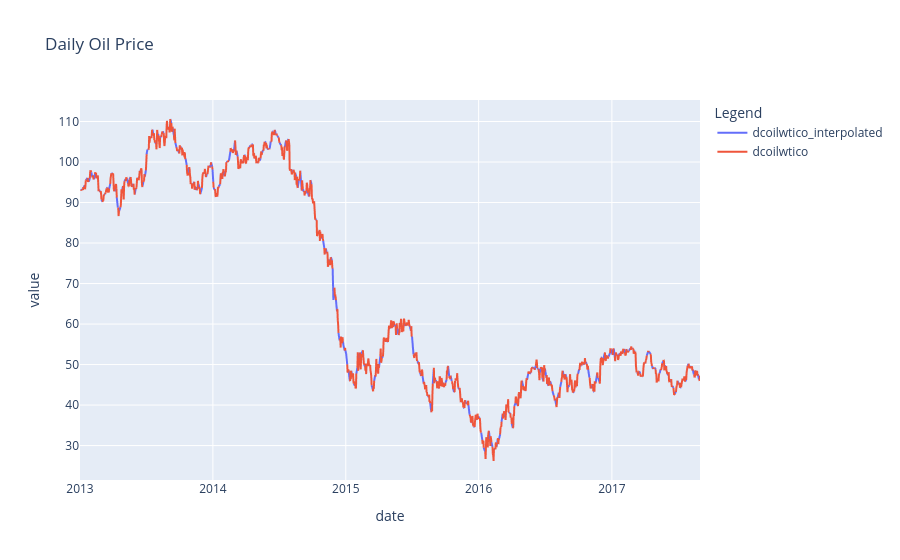

The notebook cell saved with this chart:
### Code cell
temp = oil.melt(id_vars=['date'], var_name='Legend') 
px.line(temp.sort_values(['Legend', 'date'], ascending=[False, True]), x='date',
        y='value', color='Legend', title='Daily Oil Price')

### Figure 1 — Plotly figure (JSON) as saved in the notebook; plotly's stock layout.template omitted (floating-point values rounded to 4 significant figures; data arrays with more than 128 entries replaced by an {"elided": "..."} marker saying what was removed)
{"data": [{"hovertemplate": "Legend=dcoilwtico_interpolated<br>date=%{x}<br>value=%{y}<extra></extra>", "legendgroup": "dcoilwtico_interpolated", "line": {"color": "#636efa", "dash": "solid"}, "marker": {"symbol": "circle"}, "mode": "lines", "name": "dcoilwtico_interpolated", "showlegend": true, "type": "scattergl", "x": {"elided": "1704 str values"}, "xaxis": "x", "y": {"elided": "1704 float values"}, "yaxis": "y"}, {"hovertemplate": "Legend=dcoilwtico<br>date=%{x}<br>value=%{y}<extra></extra>", "legendgroup": "dcoilwtico", "line": {"color": "#EF553B", "dash": "solid"}, "marker": {"symbol": "circle"}, "mode": "lines", "name": "dcoilwtico", "showlegend": true, "type": "scattergl", "x": {"elided": "1704 str values"}, "xaxis": "x", "y": {"elided": "1704 float values"}, "yaxis": "y"}], "layout": {"legend": {"title": {"text": "Legend"}, "tracegroupgap": 0}, "title": {"text": "Daily Oil Price"}, "xaxis": {"anchor": "y", "domain": [0, 1], "title": {"text": "date"}}, "yaxis": {"anchor": "x", "domain": [0, 1], "title": {"text": "value"}}}}
